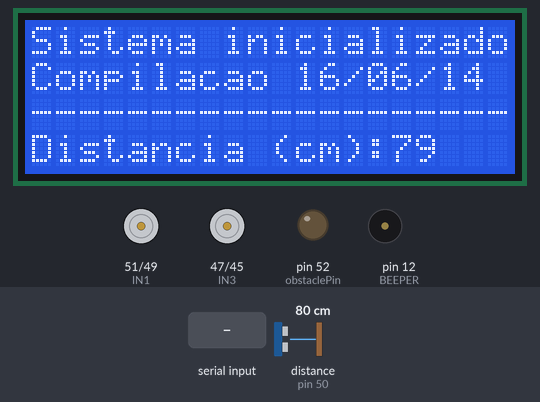
Bench run of a sketch on a simulated Arduino Mega 2560, built with avr-gcc and run on an emulated ATmega2560. Shown: 20×4 character LCD, motor-driver pin pairs drawn as motors (green arrow = first pin HIGH = forward, orange = second pin HIGH = backward, longer = more drive, scaled by the enable pin), output pins drawn as LEDs (lit = HIGH), buzzer (waves = sounding). Wiring (inferred from the names in the program): ultrasonic range finder: trigger pin 48; echo pin 50. The test bench sets the inputs (shaded band); at power-on: distance to the obstacle (sensor on pin 50) 80 cm. The echo pulse lasts 58.3 µs per cm; pins used as bus, display or sensor lines are not drawn; what the sketch prints to the serial monitor is not drawn.

Above: at 5.3 s.
5.4 s: "1" received over Serial
At 6.7 s:
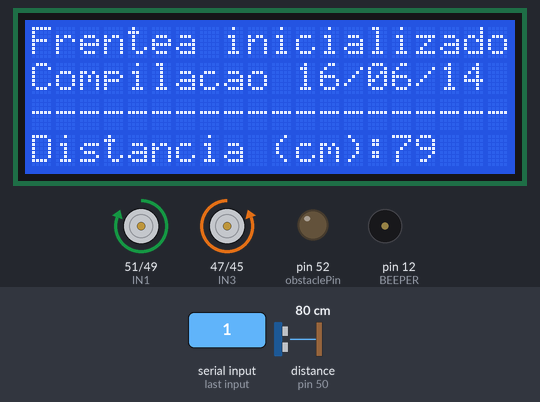
8.4 s: "2" received over Serial
At 9.6 s:
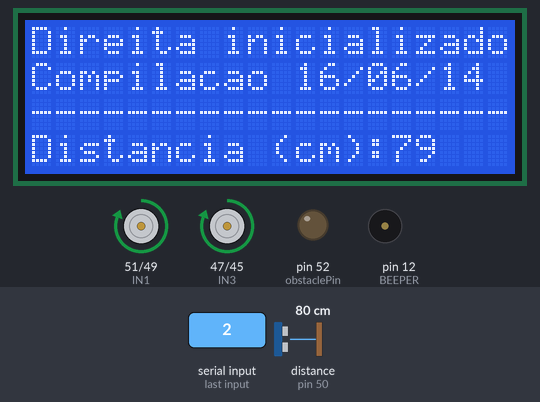
9.9 s: "3" received over Serial
At 11.1 s:
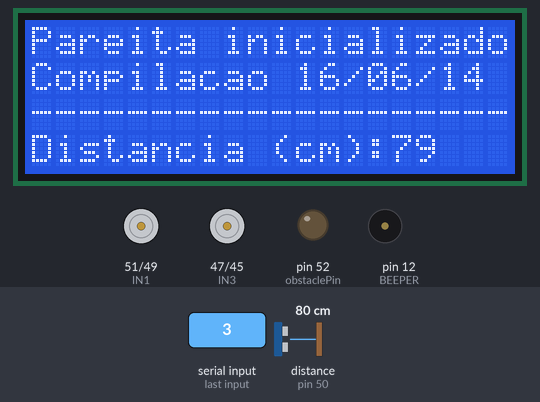
11.4 s: "4" received over Serial
At 12.2 s:
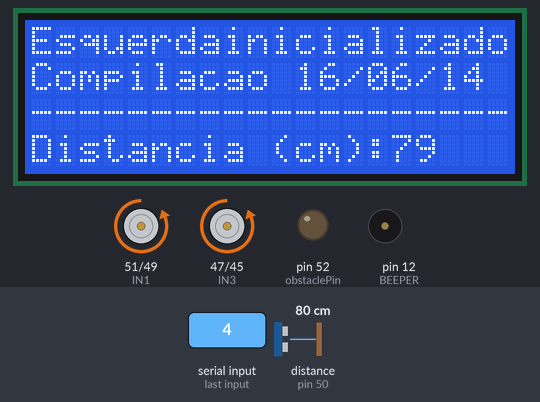
12.9 s: "5" received over Serial
At 14.1 s:
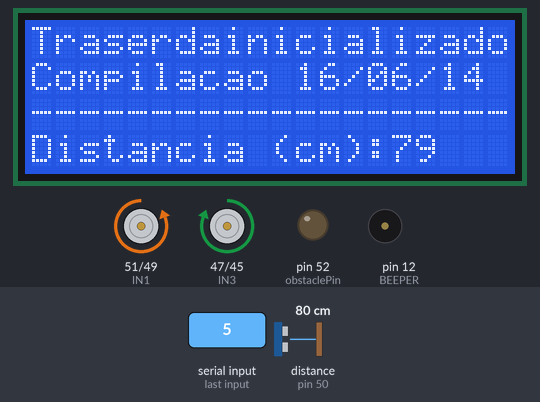
14.4 s: "6" received over Serial
At 15.7 s:
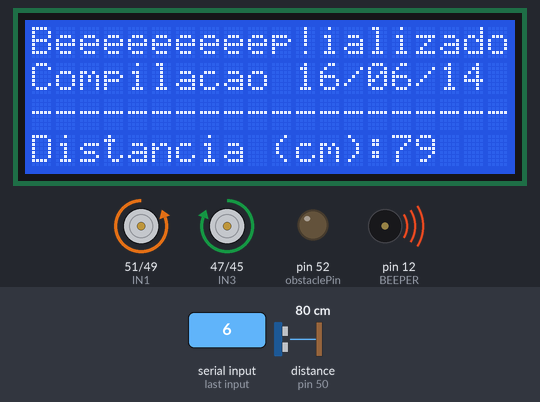
Timing chart, 0 to 17.4 s (numbered marks = the images above; inputs shaded):
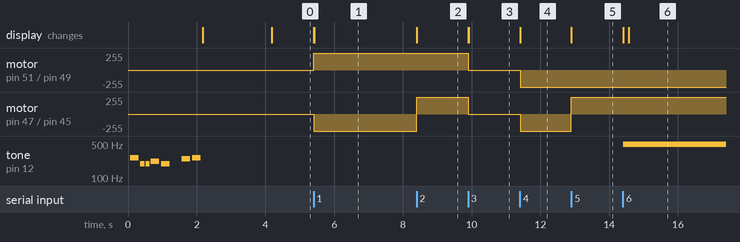

Measured:
- after the input at 5.4 s, motor on pin 51 (IN1) / pin 49 (IN2): stopped → forward 255/255 at once; motor on pin 47 (IN3) / pin 45 (IN4): stopped → backward 255/255 at once; the display: changes at once (image 1)
- after the input at 8.4 s, motor on pin 47 (IN3) / pin 45 (IN4): backward 255/255 → forward 255/255 at once; the display: changes at once (image 2)
- after the input at 9.9 s, motor on pin 51 (IN1) / pin 49 (IN2), motor on pin 47 (IN3) / pin 45 (IN4): forward 255/255 → stopped at once; the display: changes at once (image 3)
- after the input at 11.4 s, motor on pin 51 (IN1) / pin 49 (IN2), motor on pin 47 (IN3) / pin 45 (IN4): stopped → backward 255/255 at once; the display: changes at once (image 4)
- after the input at 12.9 s, motor on pin 47 (IN3) / pin 45 (IN4): backward 255/255 → forward 255/255 at once; the display: changes at once (image 5)
- after the input at 14.4 s, tone on pin 12 (BEEPER): silent → 490 Hz at once; the display: changes at once (image 6)

The sketch:

viel02.ino
```cpp
#include <LiquidCrystal.h>

#define NOTE_B0  31
#define NOTE_C1  33
#define NOTE_CS1 35
#define NOTE_D1  37
#define NOTE_DS1 39
#define NOTE_E1  41
#define NOTE_F1  44
#define NOTE_FS1 46
#define NOTE_G1  49
#define NOTE_GS1 52
#define NOTE_A1  55
#define NOTE_AS1 58
#define NOTE_B1  62
#define NOTE_C2  65
#define NOTE_CS2 69
#define NOTE_D2  73
#define NOTE_DS2 78
#define NOTE_E2  82
#define NOTE_F2  87
#define NOTE_FS2 93
#define NOTE_G2  98
#define NOTE_GS2 104
#define NOTE_A2  110
#define NOTE_AS2 117
#define NOTE_B2  123
#define NOTE_C3  131
#define NOTE_CS3 139
#define NOTE_D3  147
#define NOTE_DS3 156
#define NOTE_E3  165
#define NOTE_F3  175
#define NOTE_FS3 185
#define NOTE_G3  196
#define NOTE_GS3 208
#define NOTE_A3  220
#define NOTE_AS3 233
#define NOTE_B3  247
#define NOTE_C4  262
#define NOTE_CS4 277
#define NOTE_D4  294
#define NOTE_DS4 311
#define NOTE_E4  330
#define NOTE_F4  349
#define NOTE_FS4 370
#define NOTE_G4  392
#define NOTE_GS4 415
#define NOTE_A4  440
#define NOTE_AS4 466
#define NOTE_B4  494
#define NOTE_C5  523
#define NOTE_CS5 554
#define NOTE_D5  587
#define NOTE_DS5 622
#define NOTE_E5  659
#define NOTE_F5  698
#define NOTE_FS5 740
#define NOTE_G5  784
#define NOTE_GS5 831
#define NOTE_A5  880
#define NOTE_AS5 932
#define NOTE_B5  988
#define NOTE_C6  1047
#define NOTE_CS6 1109
#define NOTE_D6  1175
#define NOTE_DS6 1245
#define NOTE_E6  1319
#define NOTE_F6  1397
#define NOTE_FS6 1480
#define NOTE_G6  1568
#define NOTE_GS6 1661
#define NOTE_A6  1760
#define NOTE_AS6 1865
#define NOTE_B6  1976
#define NOTE_C7  2093
#define NOTE_CS7 2217
#define NOTE_D7  2349
#define NOTE_DS7 2489
#define NOTE_E7  2637
#define NOTE_F7  2794
#define NOTE_FS7 2960
#define NOTE_G7  3136
#define NOTE_GS7 3322
#define NOTE_A7  3520
#define NOTE_AS7 3729
#define NOTE_B7  3951
#define NOTE_C8  4186
#define NOTE_CS8 4435
#define NOTE_D8  4699
#define NOTE_DS8 4978

//======================================================================
//PINAGEM DO MEGA
//======================================================================

//Controle beeper
#define BEEPER 12

//Controle dos motores
#define ENA 53
#define IN1 51
#define IN2 49
#define IN3 47
#define IN4 45
#define ENB 43

#define echoPin 50
#define trigPin 48

#define obstaclePin 52
//======================================================================


//======================================================================
//VARIAVEIS GLOBAIS DE CONFIGURAÇÃO
//======================================================================

/*
 * LCD RS     - digital pin 32
 * LCD Enable - digital pin 30
 * LCD D4     - digital pin 28
 * LCD D5     - digital pin 26
 * LCD D6     - digital pin 24
 * LCD D7     - digital pin 22
 * LCD R/W    - ground
 */

//Inicializa pinos
LiquidCrystal lcd(32, 30, 28, 26, 24, 22);

boolean obstruido = false;


// notas musicais da melodia
int melody[] = {
  NOTE_C4, NOTE_G3,NOTE_G3, NOTE_A3, NOTE_G3,0, NOTE_B3, NOTE_C4};

// duracao das notas musicais: 4 = quarto de nota, 8 = oitava de nota, etc.:
int noteDurations[] = {
  4, 8, 8, 4,4,4,4,4 };

//define se está em modo de DEBUG, exibindo mesg na serial
boolean DEBUG = true;

//matriz de média de valores
unsigned int sLDRs[5][100];

//controlador de insersao de valores
unsigned int ultimaPos = 0;


void setup()
{
  // Define 20 colunas por 4 linhas - LCD Hitachi j204a
  lcd.begin(20, 4);
  lcd.noBlink();

  //inicializa a serial, inclusive o bluetooth
  Serial.begin(38400);

  //define pinos como de output
  pinMode(ENA,OUTPUT);
  pinMode(ENB,OUTPUT);
  pinMode(IN1,OUTPUT);
  pinMode(IN2,OUTPUT);
  pinMode(IN3,OUTPUT);
  pinMode(IN4,OUTPUT);

  pinMode(obstaclePin,OUTPUT);

  pinMode(BEEPER, OUTPUT);

  //inicializa variaveis do motor A
  digitalWrite(ENA,LOW);
  digitalWrite(IN1,LOW);
  digitalWrite(IN2,LOW);

  //inicializa variaveis do motor B
  digitalWrite(ENB,LOW);
  digitalWrite(IN3,LOW);
  digitalWrite(IN4,LOW);

  //pinagem do sensor de distancia
  pinMode(trigPin, OUTPUT);
  pinMode(echoPin, INPUT);

  //toca a musicola de inicio
  beepAlive();

  lcdTest();

  lcd.setCursor(0,3);
  lcd.print("Distancia (cm):     ");

}

/***************************************************************
 *loooooooop
 ***************************************************************/
void loop()
{
  digitalWrite(obstaclePin,LOW);
  int distance=leDistancia();

  lcd.setCursor(15,3);
  lcd.print("     ");
  lcd.setCursor(15,3);
  lcd.print(distance);

  //LIVRE
  if ((distance >= 20) || (distance <= 0))
  {
    obstruido=false;
  }
  else //OBSTRUIDO
  {
    obstruido=true;
  }

  while(obstruido == true)
  {
    digitalWrite(obstaclePin,HIGH);
    if(DEBUG)
    {
       Serial.print("Obstruido: ");
       Serial.println(distance);
    }

    tras(200);
    delay(10);
    parar();
    distance=leDistancia();
    if (distance > 10)
    {
      obstruido = false;
    }
  }

}

/***************************************************************
 *Método que é chamado sempre que um evento na serial 0 ocorre.
 ***************************************************************/
void serialEvent()
{
  /*
  int comando=0;
   CODIGO REMOVIDO PARA MELHORAR RESPONSIVIDADE
   if (Serial.available() > 0)
   {
   comando = Serial.read();
   }*/

  unsigned int comando = Serial.read();
  int vel =200;
  switch(comando)
  {
  case 49:
    {
      if(!obstruido)
      {
        if(DEBUG)
        {
          Serial.println("Frente.");
        }
        //lcd.clear();
        lcd.setCursor(0,0);
        lcd.print("Frente");
        frente(vel);
      }
    }
    break;
  case 50:
    {
      if(DEBUG)
      {
        Serial.println("Direita.");
      }
      //lcd.clear();
      lcd.setCursor(0,0);
      lcd.print("Direita");
      direita(vel);
    }
    break;
  case 51:
    {
      if(DEBUG)
      {
        Serial.println("Parar.");
      }
      //lcd.clear();
      lcd.setCursor(0,0);
      lcd.print("Pare");
      parar();
    }
    break;
  case 52:
    {
      if(DEBUG)
      {
        Serial.println("Esquerda.");
      }
      //lcd.clear();
      lcd.setCursor(0,0);
      lcd.print("Esquerda");
      esquerda(vel -50 );
    }
    break;
  case 53:
    {
      if(DEBUG)
      {
        Serial.println("Tras.");
      }
      //lcd.clear();
      lcd.setCursor(0,0);
      lcd.print("Tras");
      tras(vel -50);
    }
    break;
  case 54:
    {
      if(DEBUG)
      {
        Serial.println("Beeep!");
      }
      lcd.setCursor(0,0);
      lcd.print("Beeeeeeeeep!");
      beep(150);
    }
    break;
  default:
    {
      if(DEBUG)
      {
        beep(10);
        beep(10);
        beep(10);
        Serial.println("Comando não reconhecido.");
      }
    }
    break;
  }
}

/***************************************
 * emite um beep conforme o tom solicitado
 ***************************************/
void beep(int duracao)
{
  analogWrite(BEEPER,100);
  delay(duracao); //recomendado 15
  analogWrite(BEEPER,0);
}

/***************************************
 * emite um beep conforme o tom solicitado
 ***************************************/
void beepTone(int tom)
{
  tone(BEEPER, tom, 250);
  // para o toque
  noTone(BEEPER);
}

/***************************************
 * Toca a musica de start!
 ***************************************/
void beepAlive()
{
  //toca a melodia
  for (int thisNote = 0; thisNote < 8; thisNote++)
  {
    //para a calcular a duraÃ§Ã£o, divide 1 segundo pelo tempo da nota, exemplo 1000/4
    int noteDuration = 1000/noteDurations[thisNote];
    //toca a nota musical
    tone(BEEPER, melody[thisNote],noteDuration);
    //Adiciona 20% de tempo da duraÃ§Ã£o da nota
    delay(noteDuration * 1.20);
    // para o toque
    noTone(BEEPER);
  }
}

void frente(int vel)
{
  Serial.println("Frente.");

  digitalWrite(ENA,1);
  digitalWrite(IN1,1);
  digitalWrite(IN2,0);

  digitalWrite(ENB,1);
  digitalWrite(IN3,0);
  digitalWrite(IN4,1);

  //anda para frente
  analogWrite(ENB,vel);
  analogWrite(ENA,vel);
}

void tras(int vel)
{
  Serial.println("Tras.");

  digitalWrite(ENA,1);
  digitalWrite(IN1,0);
  digitalWrite(IN2,1);

  digitalWrite(ENB,1);
  digitalWrite(IN3,1);
  digitalWrite(IN4,0);

  //anda para frente
  analogWrite(ENB,vel);
  analogWrite(ENA,vel);
}

void parar()
{
  Serial.println("Parar.");

  digitalWrite(ENA,1);
  digitalWrite(IN1,0);
  digitalWrite(IN2,1);

  digitalWrite(ENB,1);
  digitalWrite(IN3,1);
  digitalWrite(IN4,0);

  //para o robo
  analogWrite(ENB,0);
  analogWrite(ENA,0);
}

void direita(int vel)
{
  Serial.println("Direita.");
  digitalWrite(ENA,1);
  digitalWrite(IN1,1);
  digitalWrite(IN2,0);

  digitalWrite(ENB,1);
  digitalWrite(IN3,1);
  digitalWrite(IN4,0);

  //anda para frente
  analogWrite(ENB,vel);
  analogWrite(ENA,vel);
}

void esquerda(int vel)
{
  Serial.println("Esquerda.");

  digitalWrite(ENA,1);
  digitalWrite(IN1,0);
  digitalWrite(IN2,1);

  digitalWrite(ENB,1);
  digitalWrite(IN3,0);
  digitalWrite(IN4,1);

  //anda para frente
  analogWrite(ENB,vel);
  analogWrite(ENA,vel);
}

int leDistancia()
{
  long duration, distance;
  digitalWrite(trigPin, LOW);
  digitalWrite(trigPin, HIGH);
  delayMicroseconds(10);
  digitalWrite(trigPin, LOW);
  duration = pulseIn(echoPin, HIGH);
  distance = (duration/2) / 29.1;
  return distance;
}

void lcdTest()
{
  lcd.setCursor(0,0);
  lcd.print("Sistema inicializado.");
  lcd.setCursor(0,1);
  lcd.print("Compilacao 16/06/14");
  lcd.setCursor(0,2);
  lcd.print("--------------------");
  lcd.setCursor(0,3);
  lcd.print("--------------------");

  delay(2000);
}
```
